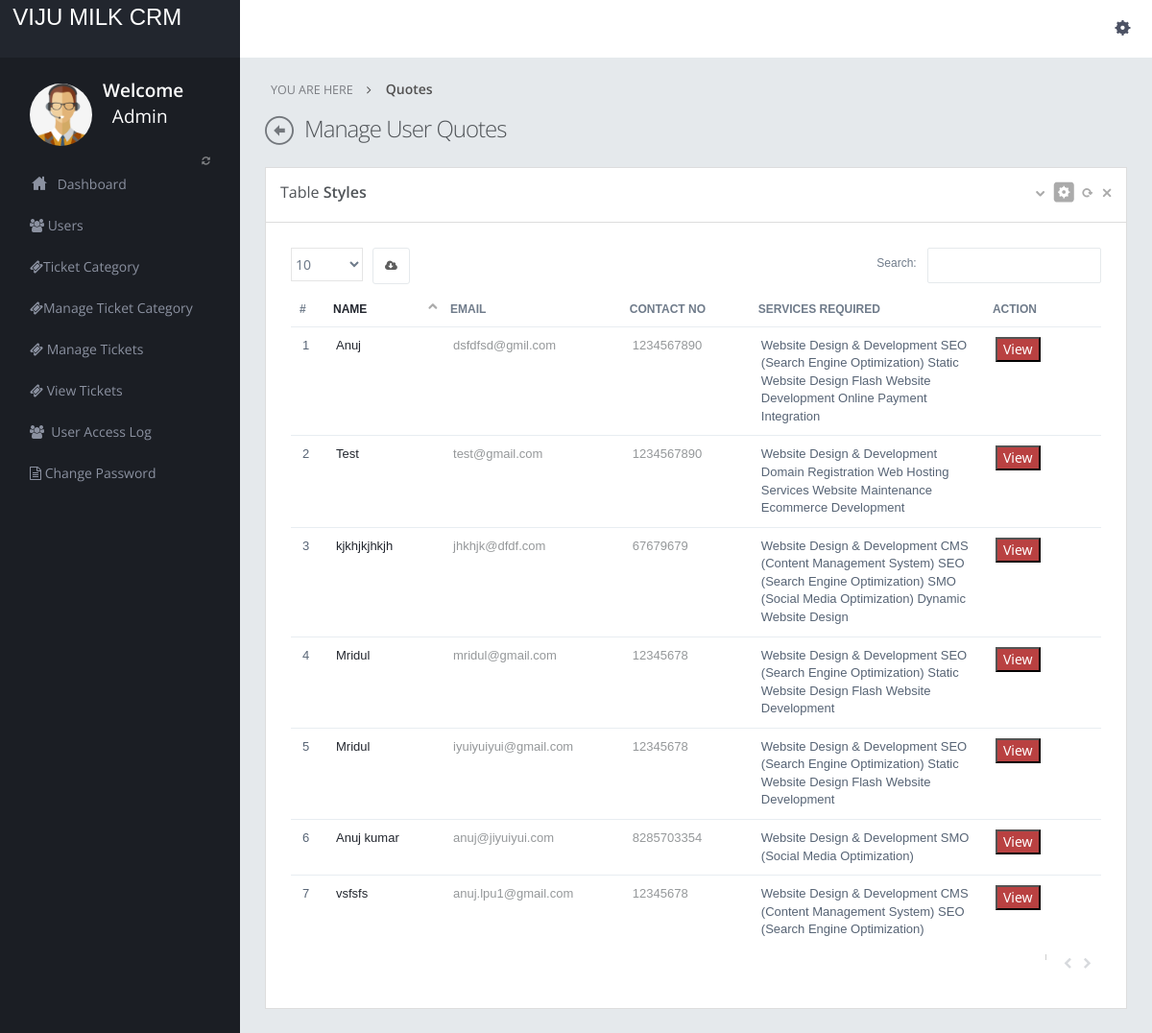
Screenshot of /admin/manage-quotes.php (signed in) with the database file from the repository.
### tables this page shows
CREATE TABLE `prequest` (
  `id` int(11) NOT NULL,
  `name` varchar(255) DEFAULT NULL,
  `email` varchar(255) DEFAULT NULL,
  `contactno` varchar(11) DEFAULT NULL,
  `company` varchar(255) DEFAULT NULL,
  `wdd` varchar(255) DEFAULT NULL,
  `cms` varchar(255) DEFAULT NULL,
  `seo` varchar(255) DEFAULT NULL,
  `smo` varchar(255) DEFAULT NULL,
  `swd` varchar(255) DEFAULT NULL,
  `dwd` varchar(255) DEFAULT NULL,
  `fwd` varchar(255) DEFAULT NULL,
  `dr` varchar(255) DEFAULT NULL,
  `whs` varchar(255) DEFAULT NULL,
  `wm` varchar(255) DEFAULT NULL,
  `ed` varchar(255) DEFAULT NULL,
  `wta` varchar(255) DEFAULT NULL,
  `opi` varchar(255) DEFAULT NULL,
  `ld` varchar(255) DEFAULT NULL,
  `da` varchar(255) DEFAULT NULL,
  `osc` varchar(255) DEFAULT NULL,
  `nd` varchar(255) DEFAULT NULL,
  `others` varchar(255) DEFAULT NULL,
  `query` longtext DEFAULT NULL,
  `posting_date` date DEFAULT NULL,
  `remark` longtext DEFAULT NULL,
  `status` int(11) DEFAULT NULL
);

### admin/manage-quotes.php (the view, shortened to what this page needs)
<?php
include("dbconnection.php");
?>
<!DOCTYPE html>
<html>
<head>
<link href="assets/plugins/bootstrap-select2/select2.css" rel="stylesheet" type="text/css" media="screen"/>
<link href="assets/plugins/jquery-datatable/css/jquery.dataTables.css" rel="stylesheet" type="text/css"/>
<link href="assets/plugins/datatables-responsive/css/datatables.responsive.css" rel="stylesheet" type="text/css" media="screen"/>
<link href="assets/plugins/boostrapv3/css/bootstrap.min.css" rel="stylesheet" type="text/css"/>
<link href="assets/plugins/boostrapv3/css/bootstrap-theme.min.css" rel="stylesheet" type="text/css"/>
<link href="assets/plugins/font-awesome/css/font-awesome.css" rel="stylesheet" type="text/css"/>
<link href="assets/css/animate.min.css" rel="stylesheet" type="text/css"/>
<link href="assets/plugins/jquery-scrollbar/jquery.scrollbar.css" rel="stylesheet" type="text/css"/>
<link href="assets/css/style.css" rel="stylesheet" type="text/css"/>
<link href="assets/css/responsive.css" rel="stylesheet" type="text/css"/>
<link href="assets/css/custom-icon-set.css" rel="stylesheet" type="text/css"/>
</head>
<body class="">
<?php include("header.php");?>
<div class="page-container row">
      <?php include("leftbar.php");?>
    </div>
  </div>
  <div class="page-content">
    <div class="content">
      <ul class="breadcrumb">
        <li>
          <p>YOU ARE HERE</p>
        </li>
        <li><a href="#" class="active">Quotes</a> </li>
      </ul>
      <div class="page-title"> <i class="icon-custom-left"></i>
        <h3>Manage User Quotes</h3>
      </div>
      <div class="row-fluid">
        <div class="span12">
          <div class="grid simple ">
            <div class="grid-title">
              <h4>Table <span class="semi-bold">Styles</span></h4>
              <div class="tools"> <a href="javascript:;" class="collapse"></a> <a href="#grid-config" data-toggle="modal" class="config"></a> <a href="javascript:;" class="reload"></a> <a href="javascript:;" class="remove"></a> </div>
            </div>
            <div class="grid-body ">
              <table class="table table-hover table-condensed" id="example">
                <thead>
                  <tr>
                    <th style="width:1%">#</th>
                    <th style="width:10%">Name</th>
                    <th style="width:10%" data-hide="phone,tablet">Email</th>
                    <th style="width:10%">Contact no</th>
                    <th style="width:20%" data-hide="phone,tablet">Services Required</th>
                    <th style="width:10%">Action </th>
                  </tr>
                </thead>
                <tbody>
                <?php $ret=mysqli_query($con,"select * from prequest order by id desc");
				$cnt=1;
				while($row=mysqli_fetch_array($ret))
				{?>
                  <tr >
                    <td class="v-align-middle"><?php echo $cnt;?></td>
                    <td class="v-align-middle"><?php echo $row['name'];?></td>
                    <td class="v-align-middle"><span class="muted"><?php echo $row['email'];?></span></td>
                    <td><span class="muted"><?php echo $row['contactno'];?></span></td>
                    <td class="v-align-middle"><?php echo $row['wdd'];?>
                    <?php echo $row['cms'];?>
                    <?php echo $row['seo'];?>
                    <?php echo $row['smo'];?>
                    <?php echo $row['swd'];?>
                    <?php echo $row['dwd'];?>
                    <?php echo $row['fwd'];?>
                    <?php echo $row['dr'];?>
					<?php echo $row['whs'];?>
                    <?php echo $row['wm'];?>
					<?php echo $row['ed'];?>
					<?php echo $row['opi'];?>
                    </td>
                      <td><a href="quote-details.php?id=<?php echo $row['id'];?>"><button class="btn-danger-dark">View</button></a></td>
                  </tr>
                 <?php $cnt=$cnt+1; } ?>
                </tbody>
              </table>
            </div>
          </div>
        </div>
      </div>
     </div>
  </div>
</div>
</body>
</html>

### admin/header.php (shortened to what this page needs)
<div class="header navbar navbar-inverse ">
  <div class="navbar-inner">
    <div class="header-seperation">
      <a href="home.php" style="color:#FFF; font-size:24px; padding-top:15px;">&nbsp;&nbsp;VIJU MILK CRM</a>
    </div>
    <div class="header-quick-nav" >
      <div class="pull-left">
      </div>
      <div class="pull-right">
        <ul class="nav quick-section ">
          <li class="quicklinks"> <a data-toggle="dropdown" class="dropdown-toggle  pull-right " href="#" id="user-options">
            <div class="iconset top-settings-dark "></div>
            </a>
          </li>
        </ul>
      </div>
    </div>
  </div>
</div>

### admin/leftbar.php
<div class="page-sidebar" id="main-menu">
  <div class="page-sidebar-wrapper scrollbar-dynamic" id="main-menu-wrapper">
    <div class="user-info-wrapper">
      <div class="profile-wrapper"> <img src="../assets/img/others/admin.png"  alt=""  width="69" height="69" /> </div>
      <div class="user-info">
        <div class="greeting">Welcome</div>
        <div class="username">&nbsp;&nbsp;Admin</div>
      </div>
    </div>
    <p class="menu-title"> <span class="pull-right"><a href="javascript:;"><i class="fa fa-refresh"></i></a></span></p>
  <ul>
    <li class="start"> <a href="home.php"> <i class="icon-custom-home"></i> <span class="title">Dashboard</span>  </a>
    </li>
    <li><a href="manage-users.php"><span class="fa fa-users"></span> Users</a></li>
    <li><a href="ticket-category.php"><span class="fa fa-ticket"></span>Ticket Category</a></li>
    <li><a href="manage-ticket-category.php"><span class="fa fa-ticket"></span>Manage Ticket Category</a></li>
    <li><a href="manage-tickets.php"><span class="fa fa-ticket"></span> Manage Tickets</a></li>
    <li><a href="view-tickets.php"><span class="fa fa-ticket"></span> View Tickets</a></li>
    <li><a href="user-access-log.php"><span class="fa fa-users"></span>&nbsp;&nbsp;User Access Log</a></li>
    <li><a href="change-password.php"><span class="fa fa-file-text-o"></span> Change Password</a></li>
  </ul>

### admin/assets/css/responsive.css (style rules this page uses)
@media (min-width: 980px) { .page-sidebar { display: inline-block; float: left; position: fixed; width: 250px; margin-top: 58px; padding-bottom: 105px; } }
@media (min-width: 980px) { .page-sidebar .page-sidebar-wrapper { display: inline-block; float: left; height: 100%; max-width: 250px; width: 100%; } }
@media (min-width: 980px) { .page-sidebar ul { width: 250px; } }
@media (min-width: 980px) { .page-content { margin-left: 250px; min-height: 100%; } }

### rows the page displays
prequest: name "Anuj", email "dsfdfsd@gmil.com", contactno "1234567890", wdd "Website Design & Development", seo "SEO (Search Engine Optimization)", swd "Static Website Design", fwd "Flash Website Development", opi "Online Payment Integration"
prequest: name "Test", email "test@gmail.com", contactno "1234567890", wdd "Website Design & Development", dr "Domain Registration", whs "Web Hosting Services", wm "Website Maintenance", ed "Ecommerce Development"
prequest: name "kjkhjkjhkjh", email "jhkhjk@dfdf.com", contactno "67679679", wdd "Website Design & Development", cms "CMS (Content Management System)", seo "SEO (Search Engine Optimization)", smo "SMO (Social Media Optimization)", dwd "Dynamic Website Design"
prequest: name "Mridul", email "mridul@gmail.com", contactno "12345678", wdd "Website Design & Development", seo "SEO (Search Engine Optimization)", swd "Static Website Design", fwd "Flash Website Development"
prequest: name "Mridul", email "iyuiyuiyui@gmail.com", contactno "12345678", wdd "Website Design & Development", seo "SEO (Search Engine Optimization)", swd "Static Website Design", fwd "Flash Website Development"
prequest: name "Anuj kumar", email "anuj@jiyuiyui.com", contactno "8285703354", wdd "Website Design & Development", smo "SMO (Social Media Optimization)"
prequest: name "vsfsfs", email "anuj.lpu1@gmail.com", contactno "12345678", wdd "Website Design & Development", cms "CMS (Content Management System)", seo "SEO (Search Engine Optimization)"
